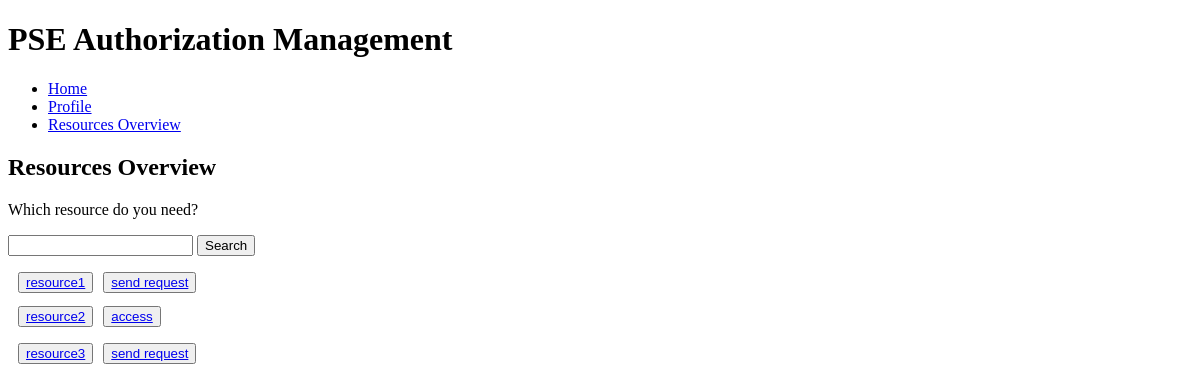
Before: /resources-overview/ (signed in) with the older database file.
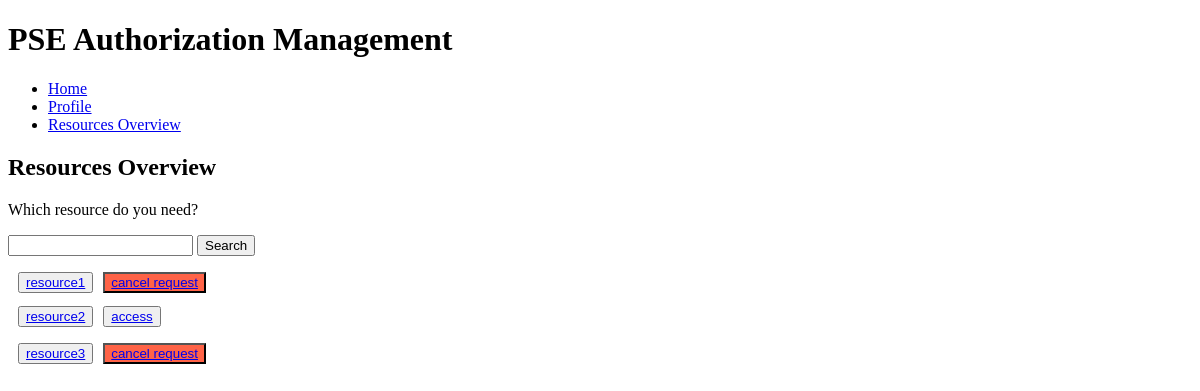
After: the same page with the newer database file.
### AuthorizationManagement/models.py (models this page shows, shortened)
class Resource(models.Model):
    type = models.CharField(max_length=50, default = 'default_type')
    name = models.CharField(max_length=150, default = 'default_name')
    description = models.CharField(max_length=250, default = 'default_description')
    creationDate = models.DateTimeField(default=datetime.now, blank=True)
    readers = models.ManyToManyField(CustomUser, related_name= 'reader')
    owners = models.ManyToManyField(Owner, related_name= 'owner')
    link = models.FileField(null=True)

### AuthorizationManagement/views.py (the view)
# urls.py: re_path(r'^resources-overview/$', views.ResourcesOverview.as_view(), name='resource-overview'),
@method_decorator(login_required, name='dispatch')
class ResourcesOverview(generic.ListView):
    model = Resource.objects.all()
    template_name = 'AuthorizationManagement/resources-overview.html'
    context_object_name = "resources_list"
    paginate_by = 5
    canAccess = Resource.objects.none()
    requested_resources=Resource.objects.none()
    def get_queryset(self):
        return self.model
    def get_context_data(self, **kwargs):
        context = super(ResourcesOverview, self).get_context_data(**kwargs)
        context['query_pagination_string'] = ''
        context['can_access'] = self.request.user.reader.filter(id__in=self.model)
        context['requested_resources'] = Resource.objects.filter(
            id__in=AccessRequest.objects.filter(sender=self.request.user).values('resource_id'))
        return context

### AuthorizationManagement/templates/AuthorizationManagement/resources-overview.html (shortened to what this page needs)
{% extends "AuthorizationManagement/base.html" %}
{% block body %}
	<h2>Resources Overview</h2>
	<p>Which resource do you need?</p>
	<form action="/resources-overview/search" method="get">
		<input type="text" name="q">
		<input type="submit" value="Search">
	</form>
	{% if resources_list %}
	        {% for res in resources_list %}
		            <p>
					<button style="margin-left:10px; float:left;">
					<a href="#{{res.pk}}"> {{res.name}} </a>
					</button>
						{% load static %}
						<link rel="stylesheet" type="text/css" href="{% static 'AuthorizationManagement/css/info.css' %}" />
	           {% if res in can_access %}
				      <button style="margin-left:10px;">
					       <a href="../resources/{{res.name}}.txt"download>access</a>
					  </button>
			   {% elif res in requested_resources %}
			   <button style="float:left; margin-left:10px; background-color:tomato;">
				      <a href="#cancel-request-{{res.pk}}" > cancel request </a>
					  </button>
						<br>
						{% load static %}
						<link rel="stylesheet" type="text/css" href="{% static 'AuthorizationManagement/css/cancel_req.css' %}" />
				{% else %}
					 <button style="float:left; margin-left:10px;">
				      <a href="#send-request-{{res.pk}}" > send request </a>
					  </button>
						<br>
						{% load static %}
						<link rel="stylesheet" type="text/css" href="{% static 'AuthorizationManagement/css/send_req.css' %}" />
			   {% endif %}
               </p>
      {% endfor %}
{% else %}
    <p>No Resources matched your search criteria.</p>
{% endif %}
{% endblock %}

### AuthorizationManagement/templates/AuthorizationManagement/base.html (shortened to what this page needs)
<!DOCTYPE html>
<html>
<head>
</head>
<body>
	<div id="logo">
		<h1>PSE Authorization Management</h1>
	</div>
	<div id="nav">
		<ul>
			<li><a href="/">Home</a></li>
			<li><a href="/profile/">Profile</a></li>
			<li><a href="/resources-overview/">Resources Overview</a></li>
		</ul>
	</div>
{% block body %}
{% endblock %}
</body>
</html>

Changed rows visible on the page:
computed for Resource "resource1": text "send request" → "cancel request"
changed Resource "resource3": text "send request" → "cancel request"
